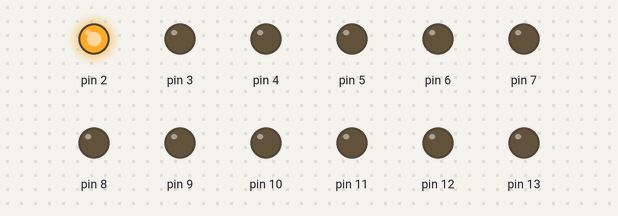
Bench run of a sketch on a simulated Arduino Uno, built with avr-gcc and run on an emulated ATmega328P. Shown: output pins drawn as LEDs (lit = HIGH).

Above: at 0.05 s.
At 0.35 s:
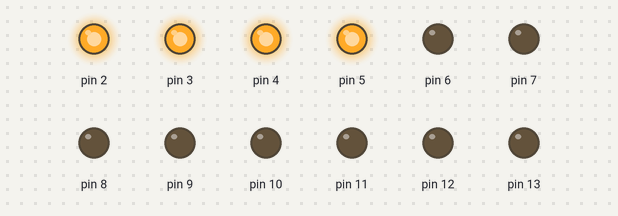
At 0.75 s:
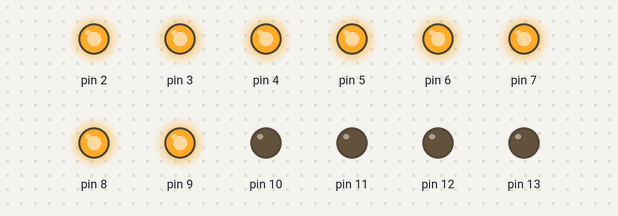
At 1.45 s:
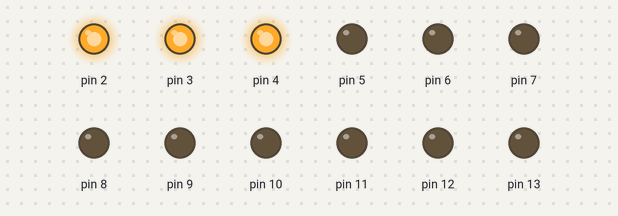
At 2.15 s:
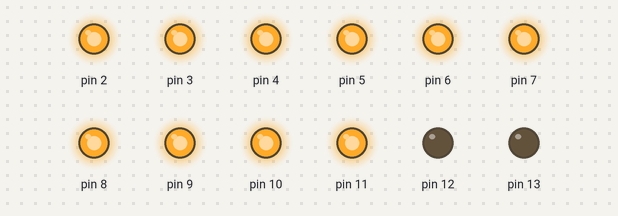
At 2.85 s:
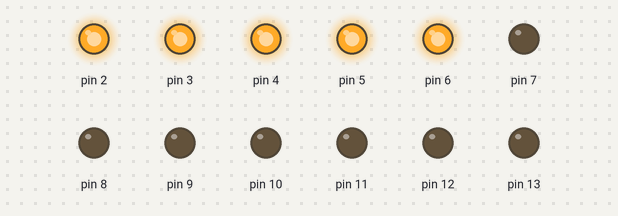
Timing chart, 0 to 3.1 s (numbered marks = the images above):
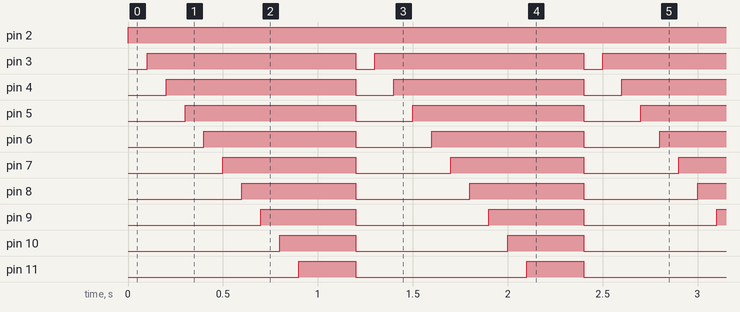

The sketch:

Maker_Uno_Led.ino
```cpp
int pin;

void setup() {
  Serial.begin(9600);
  for (pin =2; pin <14; pin++)
  {
    pinMode(pin,OUTPUT);
  }

}

void loop() {
  for (pin = 2; pin <14; pin++)
  {
    digitalWrite(pin, HIGH);
    delay(100);
  }


  for (pin = 2; pin <14; pin++)
  {
    digitalWrite(pin, LOW);
  }

}
```

Measured:
- by itself, pin 2: LOW → HIGH at 0.00 s
- by itself, pin 3: alternates HIGH for 1.1 s and LOW for 0.10 s
- by itself, pin 4: alternates HIGH for 1.0 s and LOW for 0.20 s
- by itself, pin 5: alternates HIGH for 0.90 s and LOW for 0.30 s
- by itself, pin 6: alternates HIGH for 0.80 s and LOW for 0.40 s
- by itself, pin 7: alternates HIGH for 0.70 s and LOW for 0.50 s
- by itself, pin 8: alternates HIGH for 0.60 s and LOW for 0.60 s
- by itself, pin 9: alternates HIGH for 0.50 s and LOW for 0.70 s
